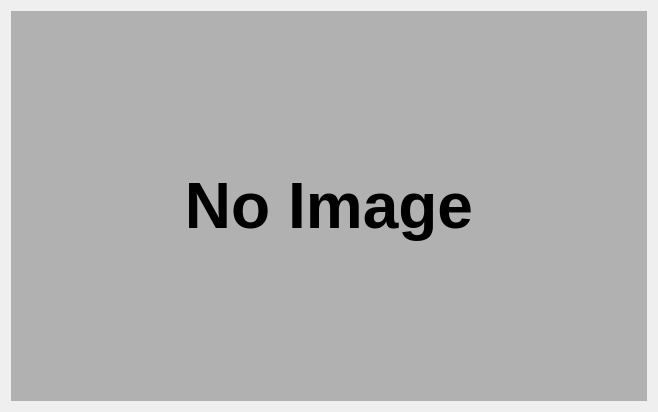
<?xml version="1.0" encoding="UTF-8"?>
<ui version="4.0">
 <class>Form</class>
 <widget class="QWidget" name="Form">
  <property name="geometry">
   <rect>
    <x>0</x>
    <y>0</y>
    <width>658</width>
    <height>412</height>
   </rect>
  </property>
  <property name="windowTitle">
   <string>Form</string>
  </property>
  <layout class="QHBoxLayout" name="horizontalLayout">
   <item>
    <widget class="QLabel" name="label">
     <property name="minimumSize">
      <size>
       <width>320</width>
       <height>200</height>
      </size>
     </property>
     <property name="font">
      <font>
       <pointsize>48</pointsize>
       <weight>75</weight>
       <bold>true</bold>
      </font>
     </property>
     <property name="mouseTracking">
      <bool>false</bool>
     </property>
     <property name="acceptDrops">
      <bool>false</bool>
     </property>
     <property name="styleSheet">
      <string notr="true">QLabel {
	background-color: rgb(177, 177, 177);
}</string>
     </property>
     <property name="frameShape">
      <enum>QFrame::NoFrame</enum>
     </property>
     <property name="text">
      <string>No Image</string>
     </property>
     <property name="scaledContents">
      <bool>false</bool>
     </property>
     <property name="alignment">
      <set>Qt::AlignCenter</set>
     </property>
     <property name="margin">
      <number>0</number>
     </property>
     <property name="openExternalLinks">
      <bool>false</bool>
     </property>
    </widget>
   </item>
  </layout>
 </widget>
 <resources/>
 <connections/>
</ui>
